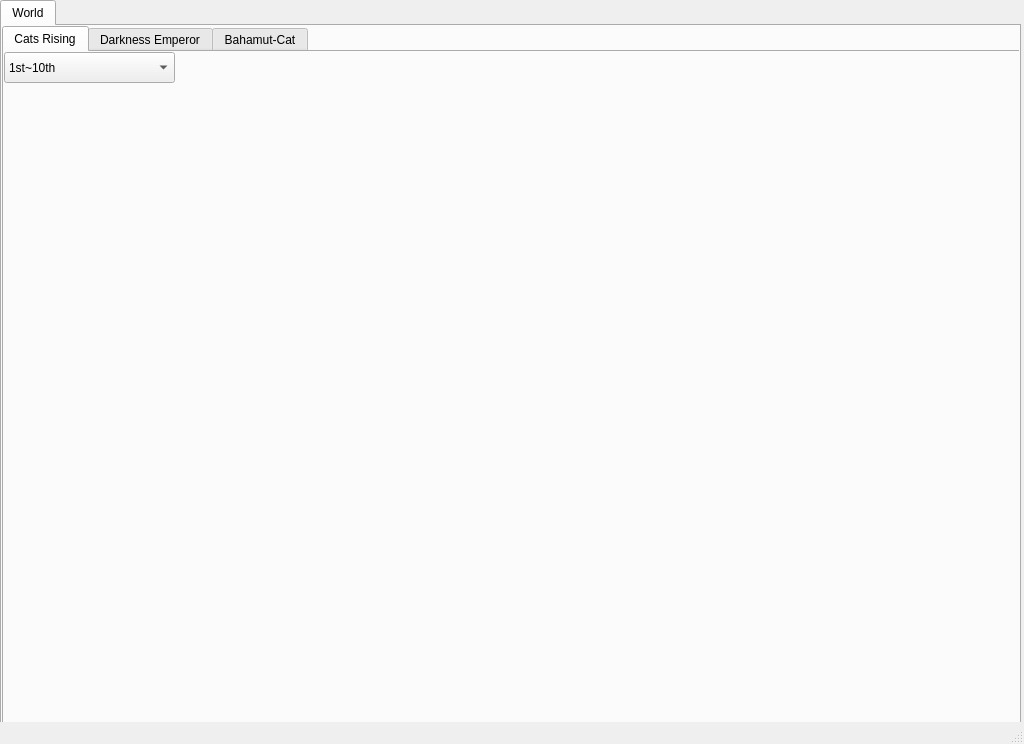
<?xml version="1.0" encoding="UTF-8"?>
<ui version="4.0">
 <class>MainWindow</class>
 <widget class="QMainWindow" name="MainWindow">
  <property name="geometry">
   <rect>
    <x>0</x>
    <y>0</y>
    <width>1024</width>
    <height>744</height>
   </rect>
  </property>
  <property name="windowTitle">
   <string>MainWindow</string>
  </property>
  <widget class="QWidget" name="centralwidget">
   <widget class="QTabWidget" name="tabWidget">
    <property name="geometry">
     <rect>
      <x>0</x>
      <y>0</y>
      <width>1021</width>
      <height>731</height>
     </rect>
    </property>
    <property name="currentIndex">
     <number>0</number>
    </property>
    <widget class="QWidget" name="world">
     <attribute name="title">
      <string>World</string>
     </attribute>
     <widget class="QTabWidget" name="World">
      <property name="geometry">
       <rect>
        <x>0</x>
        <y>0</y>
        <width>1021</width>
        <height>701</height>
       </rect>
      </property>
      <property name="currentIndex">
       <number>0</number>
      </property>
      <widget class="QWidget" name="first">
       <attribute name="title">
        <string>Cats Rising</string>
       </attribute>
       <widget class="QComboBox" name="comboBox_1">
        <property name="geometry">
         <rect>
          <x>0</x>
          <y>0</y>
          <width>171</width>
          <height>31</height>
         </rect>
        </property>
        <item>
         <property name="text">
          <string>1st~10th</string>
         </property>
        </item>
        <item>
         <property name="text">
          <string>11th~20th</string>
         </property>
        </item>
        <item>
         <property name="text">
          <string>21th~30th</string>
         </property>
        </item>
        <item>
         <property name="text">
          <string>31th~40th</string>
         </property>
        </item>
        <item>
         <property name="text">
          <string>41th~47th</string>
         </property>
        </item>
        <item>
         <property name="text">
          <string>48th(boss)</string>
         </property>
        </item>
       </widget>
      </widget>
      <widget class="QWidget" name="second">
       <attribute name="title">
        <string>Darkness Emperor</string>
       </attribute>
       <widget class="QComboBox" name="comboBox_2">
        <property name="geometry">
         <rect>
          <x>0</x>
          <y>0</y>
          <width>171</width>
          <height>31</height>
         </rect>
        </property>
        <item>
         <property name="text">
          <string>1st~10th</string>
         </property>
        </item>
        <item>
         <property name="text">
          <string>11th~20th</string>
         </property>
        </item>
        <item>
         <property name="text">
          <string>21th~30th</string>
         </property>
        </item>
        <item>
         <property name="text">
          <string>31th~40th</string>
         </property>
        </item>
        <item>
         <property name="text">
          <string>41th~47th</string>
         </property>
        </item>
        <item>
         <property name="text">
          <string>48th(boss)</string>
         </property>
        </item>
       </widget>
      </widget>
      <widget class="QWidget" name="third">
       <attribute name="title">
        <string>Bahamut-Cat</string>
       </attribute>
       <widget class="QComboBox" name="comboBox_3">
        <property name="geometry">
         <rect>
          <x>0</x>
          <y>0</y>
          <width>171</width>
          <height>31</height>
         </rect>
        </property>
        <item>
         <property name="text">
          <string>1st~10th</string>
         </property>
        </item>
        <item>
         <property name="text">
          <string>11th~20th</string>
         </property>
        </item>
        <item>
         <property name="text">
          <string>21th~30th</string>
         </property>
        </item>
        <item>
         <property name="text">
          <string>31th~40th</string>
         </property>
        </item>
        <item>
         <property name="text">
          <string>41th~47th</string>
         </property>
        </item>
        <item>
         <property name="text">
          <string>48th(boss)</string>
         </property>
        </item>
       </widget>
      </widget>
     </widget>
    </widget>
   </widget>
  </widget>
  <widget class="QStatusBar" name="statusbar"/>
  <action name="actionworld">
   <property name="text">
    <string>Empire of cats</string>
   </property>
  </action>
  <action name="actionfuture">
   <property name="text">
    <string>Into the future</string>
   </property>
  </action>
  <action name="actionspace">
   <property name="text">
    <string>Cats of the Cosmos</string>
   </property>
  </action>
 </widget>
 <resources/>
 <connections>
  <connection>
   <sender>comboBox_3</sender>
   <signal>activated(int)</signal>
   <receiver>MainWindow</receiver>
   <slot>selected()</slot>
   <hints>
    <hint type="sourcelabel">
     <x>111</x>
     <y>157</y>
    </hint>
    <hint type="destinationlabel">
     <x>281</x>
     <y>53</y>
    </hint>
   </hints>
  </connection>
  <connection>
   <sender>comboBox_1</sender>
   <signal>activated(int)</signal>
   <receiver>MainWindow</receiver>
   <slot>selected()</slot>
   <hints>
    <hint type="sourcelabel">
     <x>121</x>
     <y>155</y>
    </hint>
    <hint type="destinationlabel">
     <x>138</x>
     <y>59</y>
    </hint>
   </hints>
  </connection>
 </connections>
 <slots>
  <slot>selected()</slot>
 </slots>
</ui>
